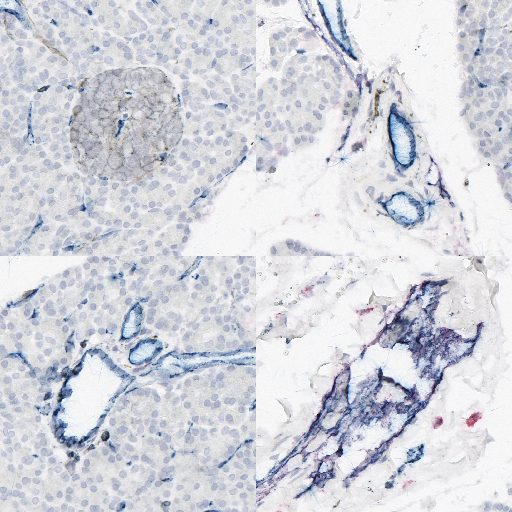
#> input picture concatenated_image.png, 512 x 512 px, given as the content of the folder /10.17.97.73/kiemen-lab-data/Yu Shen/T1D/HE2IHC/val/IHC, which was not available
$ jupyter execute --allow-errors final_hsv_segmentation.ipynb
#> lines starting #> are read from the running program, lines starting #| are printed output that depends on the picture; after the words box and inside, x2 and y2 are one past the last pixel; in counts of white or black regions, pixels touching at a corner belong together; pictures that were not available may be replaced by others from this repository, and a replacement may not be noted
[cell 1]
import cv2
import numpy as np
import math
import os
from os import listdir
from os.path import isfile, join
import matplotlib.pyplot as plt
from matplotlib.widgets import RectangleSelector
import random
from mpl_toolkits.mplot3d import Axes3D

[cell 2]
color_selection_path = r"\\10.17.97.73\kiemen-lab-data\Yu Shen\T1D\HE2IHC\val\IHC"
images_to_process = r"\\10.17.97.73\kiemen-lab-data\Yu Shen\T1D\HE2IHC\val\IHC"
processed_images_path = r"\\10.17.97.73\kiemen-lab-data\Yu Shen\T1D\6521_aab\svs_files\test1"
downscale_factor = 2 #only for tile creation
tile_size = 200
mask_output_type = ".png"
file_type = ".png"

[cell 3]
# Global variables
drawing = False
ix, iy = -1, -1
mask = None  # Initialize mask
save_rectangle = False

zoom_factor = 1.0
pan_x, pan_y = 0, 0
cursor_x, cursor_y = 0, 0
mouseRGB_last_x = 0
mouseRGB_last_y = 0
coordinates = []

# [45 lines left out: functions mouseRGB, update_display_img, not called in this run]

# Load images from the directory
mypath = color_selection_path
onlyfiles = [f for f in os.listdir(mypath) if isfile(join(mypath, f))]
# Randomly select 9 files
if len(onlyfiles) > 9:
    selected_files = random.sample(onlyfiles, 9)
else:
    selected_files = onlyfiles
images = []

for read_path in selected_files:
    final_path = join(mypath, read_path)
    print(f"Processing {final_path}")  # Debugging line to print the file path being processed

    img_full = cv2.imread(final_path, cv2.IMREAD_COLOR)
#> img_full is the input picture: shape (512, 512, 3); mean B, G, R 220.4, 212.8, 210.9

    if img_full is None:
        print(f"Failed to load image at {final_path}")
        continue

    # Initialize/reset global variables
    drawing = False
    ix, iy = -1, -1
    mask = None  # Initialize mask
    save_rectangle = False

    zoom_factor = 1.0
    pan_x, pan_y = 0, 0
    cursor_x, cursor_y = 0, 0
    mouseRGB_last_x = 0
    mouseRGB_last_y = 0

    height, width = img_full.shape[:2]
#> height = 512; width = 512
    print(height, width)
#| 512 512
    img = cv2.resize(img_full, (int(width * downscale_factor), int(height * downscale_factor)), interpolation=cv2.INTER_LINEAR)
    display_img = None
    coordinates = []

    cv2.imshow('image', img)
    cv2.setMouseCallback('image', mouseRGB)

    # Wait for ESC key to exit or 'x' to save rectangles
    while True:
        key = cv2.waitKey(20) & 0xFF
#> (key x is pressed here)
        if key == 27:  # ESC key
            break
        elif key == ord('x'):
            save_rectangle = True  # Change color to blue

    # Process rectangles and save cropped images
    for coord in coordinates:
        print(f"Cropping coordinates: {coord}")
        top_left = (int(coord[0] / downscale_factor), int(coord[1] / downscale_factor))
        bottom_right = (int(coord[2] / downscale_factor), int(coord[3] / downscale_factor))
        cropped_image = img_full[top_left[1]:bottom_right[1], top_left[0]:bottom_right[0]]
        if cropped_image.size == 0:
            print(f"Warning: Cropped image is empty for coordinates: {coord}")
            continue
        print(cropped_image.shape)
        images.append(cropped_image)
#> after the loop, images = []

    cv2.destroyAllWindows()

[cell 4]
# [18 lines left out: function concatenate_images, not called in this run]

num_imgs = len(images)
#> num_imgs = 0
x_grid = int(math.sqrt(num_imgs))
#> x_grid = 0
#> (the rest of this cell did not finish here and is left out)

[cell 5]
# Initialize lists and index
stain_colors = ["brown", "blue", "red"]
hsv_values = [[] for _ in stain_colors]  # List to store HSV values for each color
hsv_index = 0

# [22 lines left out: functions set_hsv_index, get_hsv_values, not called in this run]

# Convert the image to HSV color space
#> (the rest of this cell did not finish here and is left out)

[cell 6]
import plotly.graph_objects as go
from plotly.offline import plot

# Convert the image from BGR to RGB format (OpenCV loads images in BGR format)
#> (the rest of this cell did not finish here and is left out)

[cell 7]
import numpy as np
import cv2
import plotly.graph_objects as go
from plotly.offline import plot

# [53 lines left out: functions rgb_to_hsv, hsv_to_rgb, not called in this run]

# Assuming 'result' is your image array
#> (the rest of this cell did not finish here and is left out)

[cell 8]
# [29 lines left out: functions binary_mask_to_xy, imfill, not called in this run]

mypath = images_to_process
only_files = [f for f in listdir(mypath) if isfile(join(mypath, f))]
for read_path in only_files:
    final_path = join(mypath, read_path)
    print(f"Processing {final_path}")  # Debugging line to print the file path being processed

    img = cv2.imread(final_path, cv2.IMREAD_COLOR)

    if img is None:
        print(f"Failed to load image at {final_path}")
        continue
    blurred_img = cv2.GaussianBlur(img, (3, 3), 0)
    hsv = cv2.cvtColor(blurred_img, cv2.COLOR_BGR2HSV)
#> hsv: shape (512, 512, 3); mean H, S, V 102.7, 13.9, 220.7

    # Define the range of blue color in HSV
    low_blue = np.array([55, 50, 50])
    high_blue = np.array([130, 255, 255])
    #low_blue = np.asarray(min_values_list[2])
    #high_blue = np.asarray(max_values_list[2])


    # Define the range of red color in HSV
    low_red = np.array([130, 50, 50])
    high_red = np.array([180, 255, 255])
    #low_red = np.asarray(min_values_list[1])
    #high_red = np.asarray(max_values_list[1])

    # Define HSV range for brown color
    low_brown = np.array([0, 50, 40])
    high_brown = np.array([22, 100, 240])
    #low_brown = np.asarray(min_values_list[0])
    #high_brown = np.asarray(max_values_list[0])

    # Create masks based on the color ranges
    blue_mask = cv2.inRange(hsv, low_blue, high_blue)
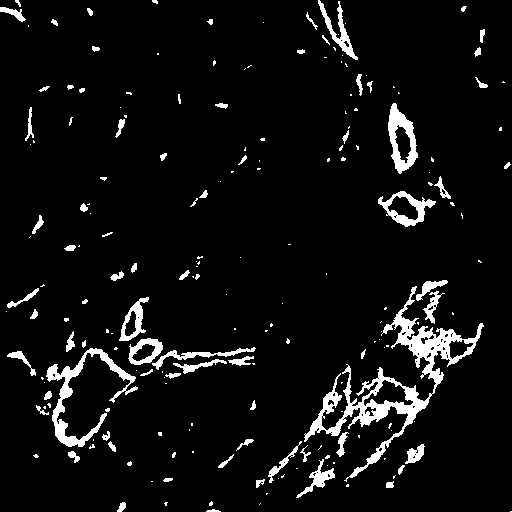
#> blue_mask: shape (512, 512); 6.1% white; 197 white regions (121 under 20 px), largest, box (x1, y1, x2, y2) and area: (304, 286, 484, 482) 5133, (46, 348, 138, 447) 1770, (388, 103, 418, 174) 992
    #filled_blue_mask = imfill(blue_mask)
    filled_blue_mask = blue_mask
    red_mask = cv2.inRange(hsv, low_red, high_red)
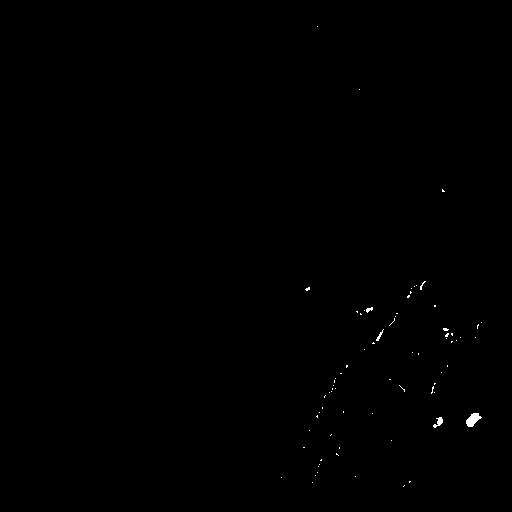
#> red_mask: shape (512, 512); 0.17% white; 73 white regions (69 under 20 px), largest, box (x1, y1, x2, y2) and area: (466, 413, 482, 427) 132, (433, 417, 443, 428) 54, (376, 329, 384, 341) 28, (366, 307, 373, 313) 24
    #filled_red_mask = imfill(red_mask)
    filled_red_mask = red_mask
    brown_mask = cv2.inRange(hsv, low_brown, high_brown)
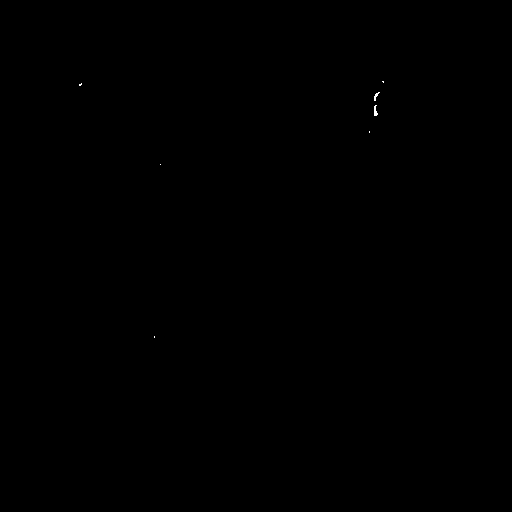
#> brown_mask: shape (512, 512); 0.02% white in thin lines or dots, all inside (x1, y1, x2, y2) = (79, 81, 384, 338)
    #filled_brown_mask = imfill(brown_mask)
    filled_brown_mask = brown_mask

    # Create a blank image with the same dimensions as the original image
    overlay = np.zeros_like(img)

    # Assign colors to the overlay based on masks
    overlay[filled_blue_mask != 0] = [255, 0, 0]  # Blue mask as red (BGR format)
    overlay[filled_red_mask != 0] = [0, 0, 255]  # Red mask as blue (BGR format)
    overlay[filled_brown_mask != 0] = [0, 255, 0]  # Brown mask as custom color (BGR format)

    # Create the logical image
    logical_image = np.zeros_like(img[:, :, 0], dtype=np.uint8)
    logical_image[filled_blue_mask != 0] = 2  # Blue stain
    logical_image[filled_red_mask != 0] = 1  # Red stain
    logical_image[filled_brown_mask != 0] = 3  # Brown stain
    logical_image[(logical_image == 0) & (filled_blue_mask == 0) & (filled_red_mask == 0) & (filled_brown_mask == 0)] = 4  # Other

    # Combine the overlay with the original image
    masked_image = cv2.addWeighted(img, 0.7, overlay, 0.3, 0)
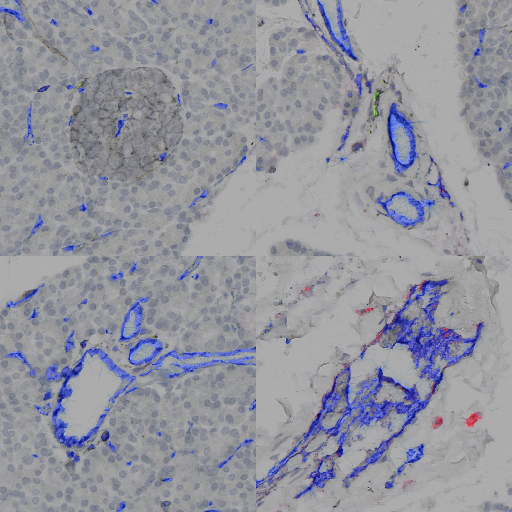
#> masked_image: shape (512, 512, 3); mean B, G, R 159, 149, 147.8
    # Create paths for masks and logicals folders
    out_path_masks = os.path.join(processed_images_path, 'masks')
    out_path_logicals = os.path.join(processed_images_path, 'logicals')
    if not os.path.exists(out_path_masks):
        os.makedirs(out_path_masks)
    if not os.path.exists(out_path_logicals):
        os.makedirs(out_path_logicals)
    logical_path = join(out_path_logicals, read_path.replace(file_type, '_logical.tif'))
    cv2.imwrite(logical_path, logical_image)
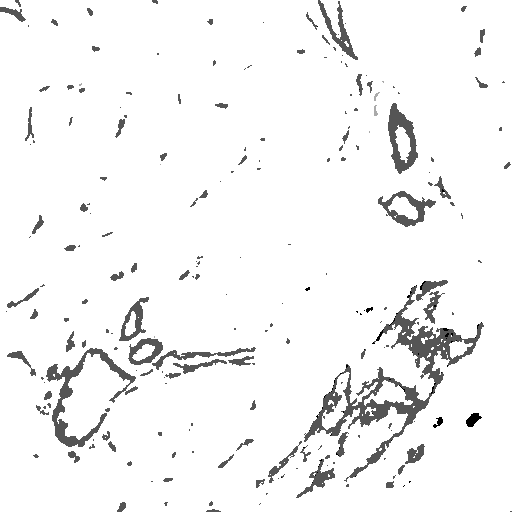
#> saved as concatenated_image_logical.tif: shape (512, 512); min 1, max 4, mean 3.87; drawn with min black and max white
    full_path_masks = join(out_path_masks, read_path.replace(file_type, mask_output_type))
    cv2.imwrite(full_path_masks, masked_image)
    print(f"Saved processed image to {full_path_masks}")  # Debugging line to confirm save"""
